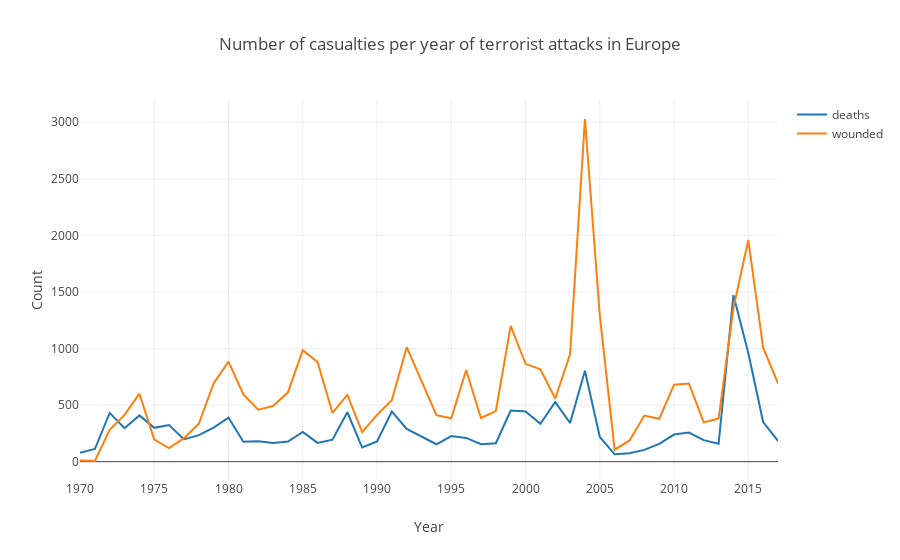

Here is the notebook cell this chart was saved with:
### Markdown cell above
Terrorism seems to be on the rise. The devastating ISIS attack on Paris in 2015 that killed 130, the truck
attack in Nice just one year after with 84 fatalities, and another truck attack into a christmas market in
Berlin in the same year that resulted in 12 fatalities. More people in Europe are on alert about public gatherings and are uneasy about islamist groups. Has the number of terrorism cases truely risen in Europe? 
Or is it just the recency effect exaggerating the situation?

Global Terrorism Database is the one we are working with to tackle this issue. It keeps track of incidents 
of terrorism from 1970 onward, and it’s maintained by the National Consortium for the Study of Terrorism 
and Responses to Terrorism (START). Overall, the terrorist attacks in Europe from 1970 to 2017 have grown 
in numbers, in the fatality and wound amounts, as well as fatality rates.

### Code cell
def total_n_wounded_killed():
    data = get_data()
    data = data[(data.region_txt == 'Eastern Europe') | \
                (data.region_txt == 'Western Europe')]
    
    casul_per_year = {x.iyear: [0, 0] for x in data.itertuples()}
    
    for a in data.itertuples():
        casul_per_year[a.iyear][0] += a.nwound
        casul_per_year[a.iyear][1] += a.nkill

    casul_year = sorted([(year, casul[0], casul[1]) for year, casul in casul_per_year.items()])

    years = [x[0] for x in casul_year]
    wounded = [x[1] for x in casul_year]
    deaths = [x[2] for x in casul_year]

    # Create a trace
    trace1 = go.Scatter(
        x = years,
        y = deaths,
        name = 'deaths'
    )
    trace2 = go.Scatter(
        x = years,
        y = wounded,
        name = 'wounded'
    )

    layout = go.Layout(
        title = 'Number of casualties per year of terrorist attacks in Europe',
        xaxis=go.layout.XAxis(
            title='Year',
        ),
        yaxis = go.layout.YAxis(
            title='Count'
        ),
    )

    data = [trace1, trace2]

    fig = go.Figure(data=data, layout=layout)
    iplot(fig, filename='')

total_n_wounded_killed()

### Figure 1 — Plotly figure (JSON) as saved in the notebook; plotly's stock layout.template omitted (floating-point values rounded to 4 significant figures)
{"data": [{"name": "deaths", "type": "scatter", "uid": "e6420f05-ed4e-4260-b8bb-335cf2e427dc", "x": [1970, 1971, 1972, 1973, 1974, 1975, 1976, 1977, 1978, 1979, 1980, 1981, 1982, 1983, 1984, 1985, 1986, 1987, 1988, 1989, 1990, 1991, 1992, 1994, 1995, 1996, 1997, 1998, 1999, 2000, 2001, 2002, 2003, 2004, 2005, 2006, 2007, 2008, 2009, 2010, 2011, 2012, 2013, 2014, 2015, 2016, 2017], "y": [79, 112, 431, 296, 409, 299, 323, 196, 235, 301, 390, 177, 180, 165, 178, 263, 166, 194, 437, 125, 179, 443, 289, 154, 226, 210, 155, 163, 452, 444, 334, 527, 342, 804, 218, 65, 74, 104, 158, 240, 257, 190, 158, 1472, 961, 350, 184]}, {"name": "wounded", "type": "scatter", "uid": "629807d9-c012-456a-a955-410b43c92851", "x": [1970, 1971, 1972, 1973, 1974, 1975, 1976, 1977, 1978, 1979, 1980, 1981, 1982, 1983, 1984, 1985, 1986, 1987, 1988, 1989, 1990, 1991, 1992, 1994, 1995, 1996, 1997, 1998, 1999, 2000, 2001, 2002, 2003, 2004, 2005, 2006, 2007, 2008, 2009, 2010, 2011, 2012, 2013, 2014, 2015, 2016, 2017], "y": [10, 6, 282, 414, 601, 195, 120, 208, 335, 694, 885, 595, 459, 492, 613, 985, 880, 432, 590, 261, 414, 545, 1012, 411, 383, 808, 386, 447, 1200, 865, 817, 558, 952, 3029, 1294, 106, 188, 408, 379, 681, 691, 347, 381, 1360, 1959, 1007, 692]}], "layout": {"title": {"text": "Number of casualties per year of terrorist attacks in Europe"}, "xaxis": {"title": {"text": "Year"}}, "yaxis": {"title": {"text": "Count"}}}}
